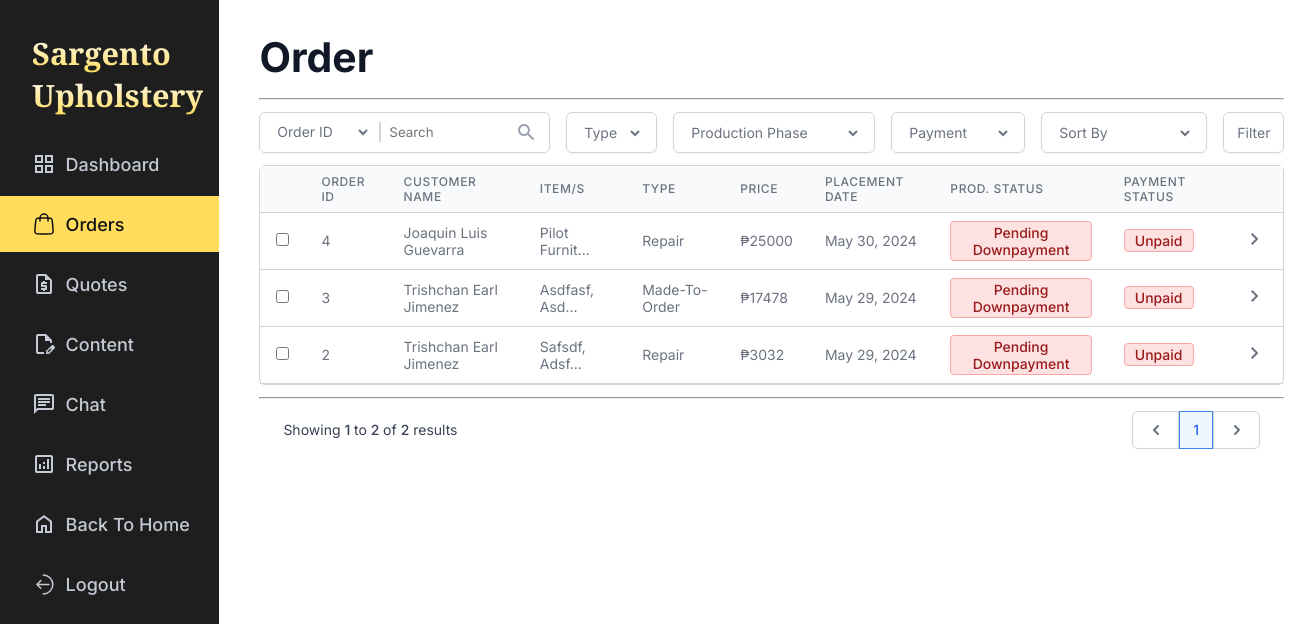
The app's page /admin/orders.php, older data.
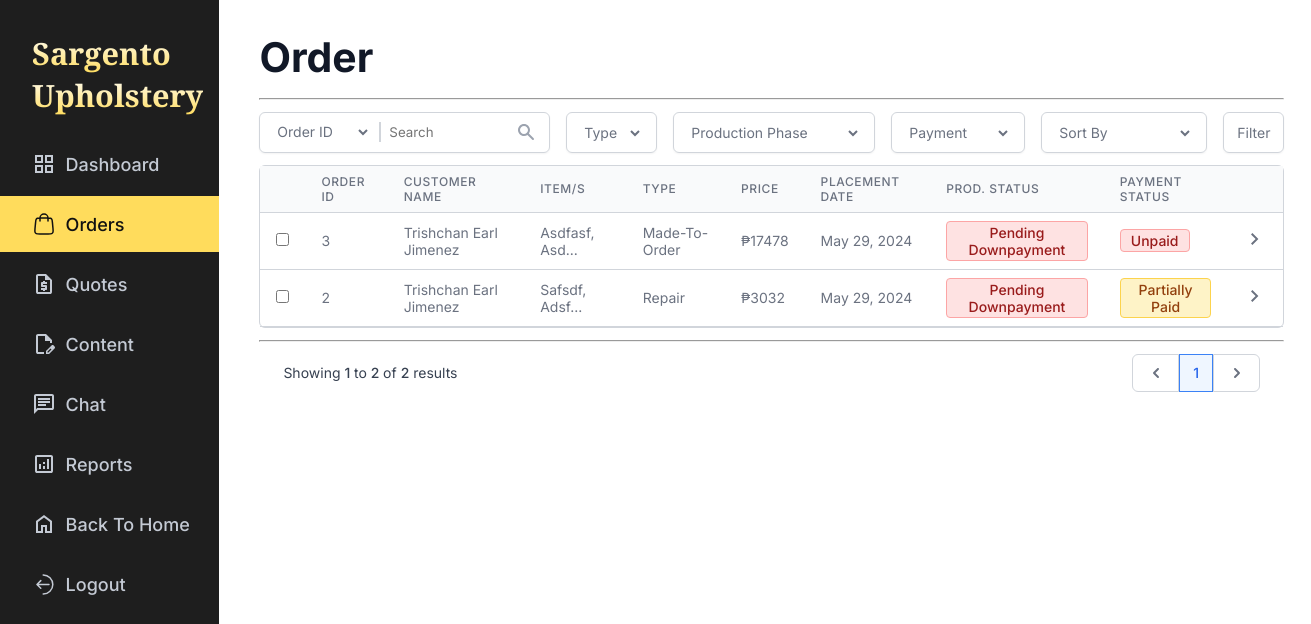
The same page, newer data.
### tables this page shows
CREATE TABLE `orders` (
  `order_id` int NOT NULL,
  `quote_id` int DEFAULT NULL,
  `order_phase` enum('pending_downpayment','awaiting_furniture','in_production','pending_fullpayment','out_for_delivery','received','cancelled') NOT NULL DEFAULT 'pending_downpayment',
  `payment_phase` enum('unpaid','partially_paid','fully_paid') NOT NULL DEFAULT 'unpaid',
  `cancellation_reason` text,
  `created_at` datetime NOT NULL DEFAULT CURRENT_TIMESTAMP,
  `est_completion_date` date DEFAULT NULL,
  `updated_at` timestamp NOT NULL DEFAULT CURRENT_TIMESTAMP
);

### admin/orders.php (the view, shortened to what the rows shown need)
<?php
    require '../database_connection.php';
    $order_sort = $_GET['order-sort'] ?? '';
    $query = "
        SELECT
            O.order_id,
            U.name AS customer_name,
            Q.service_type AS order_type,
            Q.total_price AS price,
            GROUP_CONCAT(CONCAT(UPPER(SUBSTRING(I.furniture, 1, 1)), LOWER(SUBSTRING(I.furniture, 2))) SEPARATOR ', ') AS item,
            O.created_at AS placement_date,
            O.order_phase AS prod_status,
            O.payment_phase AS payment_status
        FROM
            orders O
        JOIN
            quotes Q USING (quote_id)
        LEFT JOIN
            items I USING (quote_id)
        JOIN
            users U ON Q.customer_id = U.user_id
        WHERE 1
    ";
    $query .= " GROUP BY O.order_id";
    if (!($order_sort === 'default' || empty($order_sort))) {
        $query .= " ORDER BY $order_sort DESC";
    } else {
        $query .= " ORDER BY O.updated_at DESC";
    }
    $query .= " LIMIT 10";
    $stmt = $conn->query($query);
    $orders = $stmt->fetchAll(PDO::FETCH_ASSOC);
?>
<!DOCTYPE html>
<html lang="en">
<head>
    <link rel="stylesheet" href="../css/global.css">
    <link rel="stylesheet" href="../css/admin/orders.css">
</head>
<body>
    <div class="orders">
        <?php require 'sidebar.php' ?>
        <div class="order-list">
            <table class="order-table">
                <thead>
                    <tr>
                        <th></th>
                        <th>Order Id</th>
                        <th>Customer Name</th>
                        <th>ITEM/S</th>
                        <th>Type</th>
                        <th>Price</th>
                        <th>Placement Date</th>
                        <th>Prod. Status</th>
                        <th>Payment Status</th>
                        <th></th>
                    </tr>
                </thead>
                <tbody>
                    <?php
                        foreach($orders AS $order) {
                            $price = is_null($order['price']) ? "N/A" : "₱{$order['price']}";
                            $date = date('M d, Y', strtotime($order['placement_date']));
                            $prod_status = str_replace("_", "-", $order['prod_status']);
                            $prod_status_text = ucwords(str_replace("-", " ", $prod_status));
                            $payment_status = str_replace("_", "-", $order['payment_status']);
                            $payment_status_text = ucwords(str_replace("_", " ", $order['payment_status']));
                            $type = ($order['order_type'] === "mto") ? "Made-To-Order" : "Repair";
                            $order_status = str_replace("_", "-", $order['prod_status']);
                            $statuses = [
                                "pending-downpayment" => "Pending Downpayment",
                                "awaiting-furniture" => "Awaiting Furniture",
                                "in-production" => "In Production",
                                "pending-fullpayment" => "Pending Fullpayment",
                                "out-for-delivery" => "Out for Delivery",
                                "received" => "Received",
                            ];
                            $prod_status_options = "";
                            $include = false;
                            foreach ($statuses as $status => $status_text) {
                                if($status === "awaiting-furniture" && $type === "Made-To-Order") {
                                    continue;
                                }
                                if ($include) {
                                    $prod_status_options .= "<option value='{$status}'>{$status_text}</option>";
                                }
                                if ($status === $order_status) {
                                    $prod_status_options .= "<option value='{$status}'>{$status_text}</option>";
                                    $include = true;
                                }
                            }
                            $item = ucwords($order['item']);
                            if (strlen($item) > 12) {
                                $item = substr($item, 0, 12) . '...';
                                $item_display = "
                                    <span class='item-display'>
                                        {$order['item']}
                                    </span>
                                ";
                            } else {
                                $item_display = "";
                            }
                            echo "
                            <tr data-id='{$order['order_id']}'>
                                <td><input type='checkbox' name='' id=''></td>
                                <td>{$order['order_id']}</td>
                                <td>{$order['customer_name']}</td>
                                <td class='item'>
                                    {$item}
                                    {$item_display}
                                </td>
                                <td>{$type}</td>
                                <td>{$price}</td>
                                <td>{$date}</td>
                                <td class='prod-status status'>
                                    <span data-prod-status='{$prod_status}'>{$prod_status_text}</span>
                                    <select name='select-prod-status' id=''>
                                        {$prod_status_options}
                                    </select>
                                </td>
                                <td class='payment-status status'>
                                    <span data-payment='{$payment_status}'>{$payment_status_text}</span>
                                    <select name='select-payment-status' id=''>
                                        <option value='unpaid'>Unpaid</option>
                                        <option value='partially-paid'>Partially Paid</option>
                                        <option value='fully-paid'>Fully Paid</option>
                                    </select>
                                </td>
                                <td class='chevron-right'>
                                    <a href='order_details.php?order-id={$order['order_id']}'>
                                        <svg xmlns='http://www.w3.org/2000/svg' height='24px' viewBox='0 -960 960 960' width='24px' fill='#6B7280'><path d='M504-480 320-664l56-56 240 240-240 240-56-56 184-184Z'/></svg>
                                    </a>
                                </td>
                            </tr>
                            ";
                        }
                    ?>
                </tbody>
            </table>
        </div>
    </div>
</body>
</html>

Row changes from the older to the newer data that the page shows:
removed orders: order_id "4", customer_name "Joaquin Luis Guevarra", item "Pilot Furnit...", type "Repair", price "₱25000", created_at "May 30, 2024", order_phase "Pending Downpayment", payment_phase "Unpaid"
changed orders id 2: payment_phase "Unpaid" → "Partially Paid"
